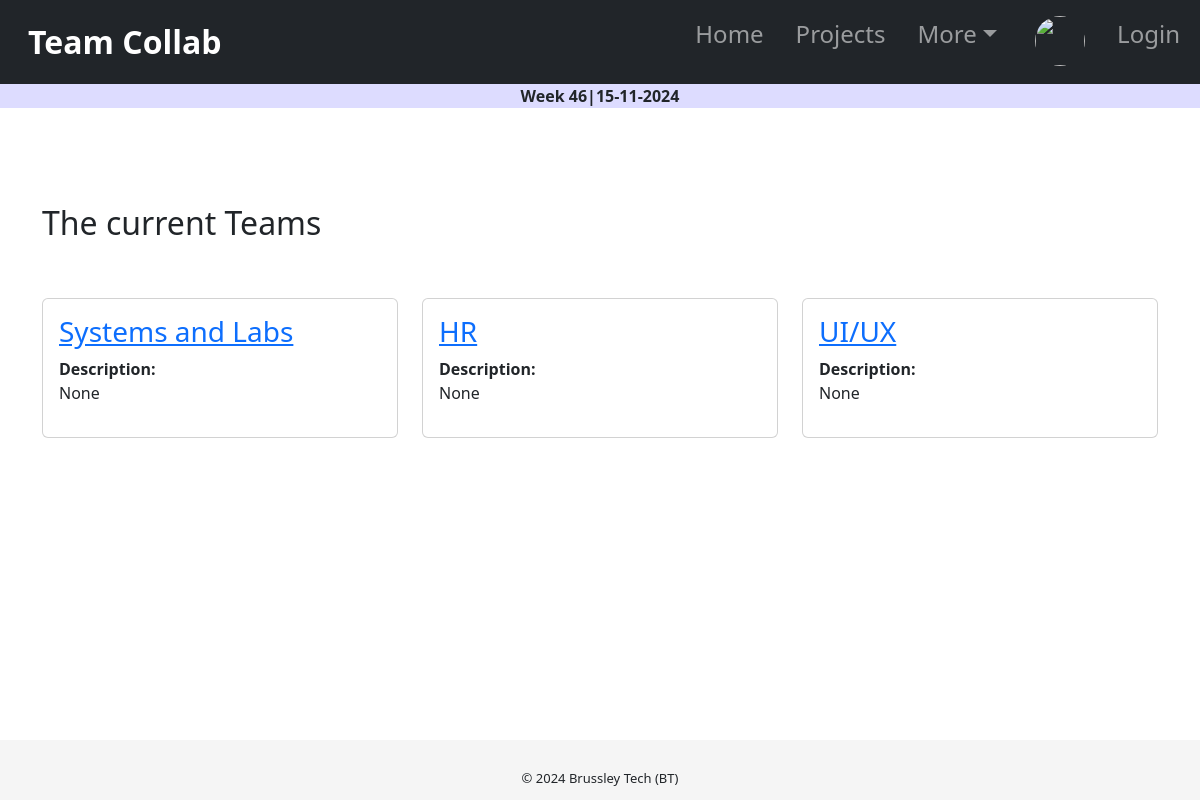
The page /teams/ on the database as committed earlier.
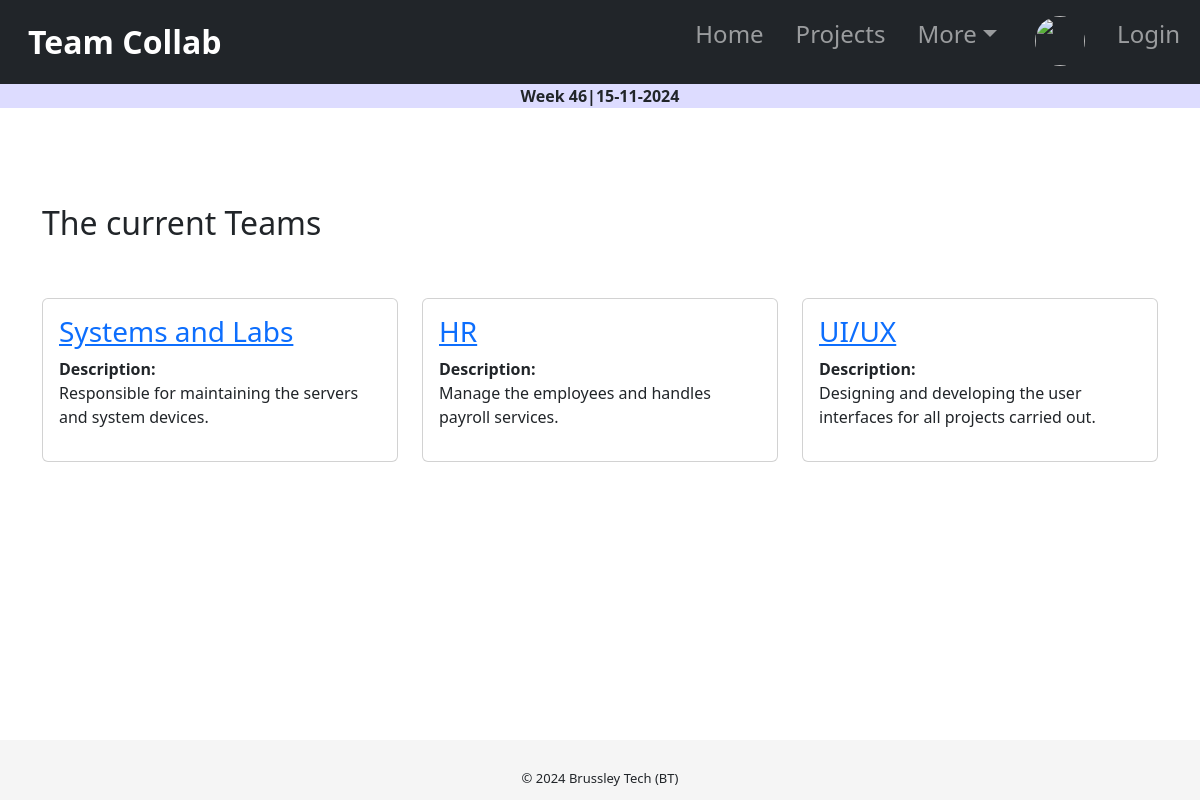
The same page on the database as committed later.
### users/models.py (models this page shows, shortened)
class Team(models.Model):
    name = models.CharField(max_length=255, null=True, blank=True)
    description=models.TextField(blank=True, null=True,)

### users/views.py (the view)
# urls.py: path('teams/', teams, name='teams'),
def teams(request):
    teams = Team.objects.all()
    return render(request, 'registration/team_list.html', {'teams': teams})

### users/templates/registration/team_list.html (shortened to what this page needs)
{% extends 'tasks/base.html' %}
{% block content %}
<br>
<br>
<br>
<div class="container mt-4">
  <h2>The current Teams</h2>
  <br>
  <br>
  <div class="row">
    {% for team in teams %}
    <div class="col-lg-4 col-md-6 mb-4">
      <div class="card">
        <div class="card-body">
          <h3><a href="{% url 'members' team.id %}">{{ team.name }}</a></h3>
          <Strong>Description:</Strong> <p>{{team.description | safe}}</p>
        </div>
      </div>
    </div>
    {% endfor %}
  </div>
</div>
{% endblock %}

Rows that differ between the two databases and show on the page:
changed Team "Systems and Labs": description "None" → "Responsible for maintaining the servers and system devices."
changed Team "HR": description "None" → "Manage the employees and handles payroll services."
changed Team "UI/UX": description "None" → "Designing and developing the user interfaces for all projects carried out."
